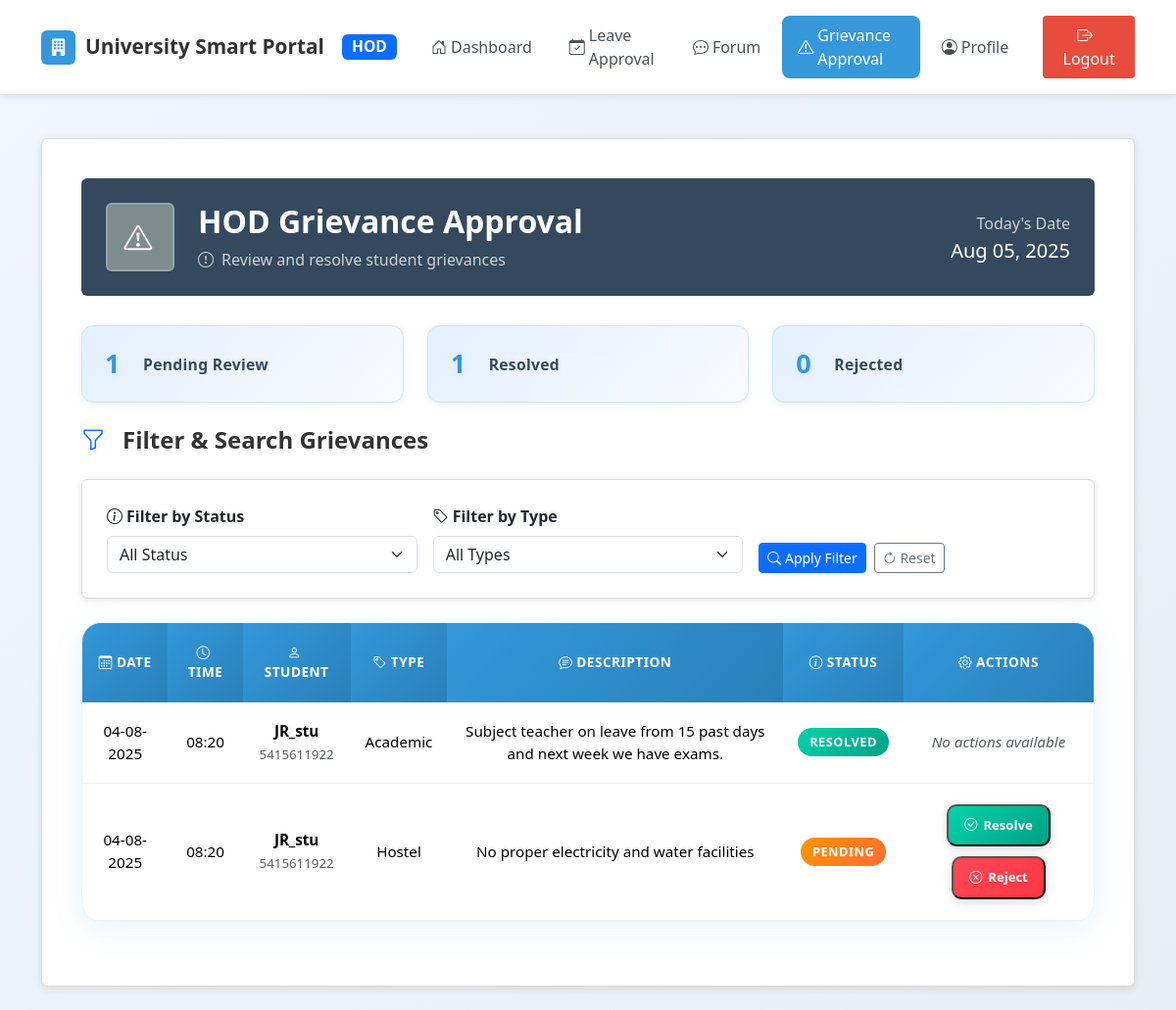
Page /hod_grievance_approval.php (signed in) on the committed database.
### tables this page shows
CREATE TABLE `grievances` (
  `id` int(11) NOT NULL,
  `user_id` int(11) DEFAULT NULL,
  `type` enum('academic','hostel','admin') DEFAULT NULL,
  `description` text DEFAULT NULL,
  `status` enum('pending','resolved','rejected') DEFAULT 'pending',
  `response` text DEFAULT NULL,
  `created_at` timestamp NOT NULL DEFAULT current_timestamp()
);

CREATE TABLE `users` (
  `id` int(11) NOT NULL,
  `name` varchar(100) DEFAULT NULL,
  `email` varchar(100) DEFAULT NULL,
  `password` varchar(255) DEFAULT NULL,
  `role` enum('student','faculty','hod') DEFAULT NULL,
  `department` varchar(100) DEFAULT NULL,
  `created_at` timestamp NOT NULL DEFAULT current_timestamp()
);

CREATE TABLE `student_profiles` (
  `id` int(11) NOT NULL,
  `user_id` int(11) NOT NULL,
  `roll_number` varchar(50) DEFAULT NULL,
  `semester` varchar(20) DEFAULT NULL,
  `year` varchar(10) DEFAULT NULL,
  `phone` varchar(15) DEFAULT NULL,
  `address` text DEFAULT NULL,
  `updated_at` timestamp NOT NULL DEFAULT current_timestamp() ON UPDATE current_timestamp()
);

### hod_grievance_approval.php (the view, shortened to what this page needs)
<?php
include 'config.php';
$filter_status = isset($_GET['status']) ? $_GET['status'] : '';
$filter_type = isset($_GET['type']) ? $_GET['type'] : '';
$prev = [];
$query = "SELECT g.id, g.type, g.description, g.status, g.created_at, u.name, sp.roll_number
          FROM grievances g
          JOIN users u ON g.user_id = u.id
          LEFT JOIN student_profiles sp ON u.id = sp.user_id
          WHERE 1";
$query .= " ORDER BY g.created_at DESC";
$stmt = $conn->prepare($query);
$stmt->execute();
$stmt->store_result();
$stmt->bind_result($pid, $ptype, $pdesc, $pstatus, $pcreated, $pname, $proll);
while ($stmt->fetch()) {
    $prev[] = [
        'id' => $pid,
        'type' => $ptype,
        'description' => $pdesc,
        'status' => $pstatus,
        'created_at' => $pcreated,
        'name' => $pname,
        'roll_no' => $proll
    ];
}
?>
<!DOCTYPE html>
<html>
<head>
    <link href="https://cdn.jsdelivr.net/npm/bootstrap@5.3.3/dist/css/bootstrap.min.css" rel="stylesheet">
    <link rel="stylesheet" href="https://cdn.jsdelivr.net/npm/bootstrap-icons@1.11.3/font/bootstrap-icons.css">
</head>
<body>
    <nav class="navbar navbar-expand-lg navbar-light py-3">
        <div class="container">
            <a class="navbar-brand" href="hod_dashboard.php">
                <div class="brand-icon">
                    <i class="bi bi-building-fill"></i>
                </div>
                University Smart Portal
                <span class="badge bg-primary ms-2">HOD</span>
            </a>
            <div class="navbar-nav ms-auto me-3 d-none d-lg-flex">
                <a class="nav-link" href="hod_dashboard.php">
                    <i class="bi bi-house-door me-1"></i>Dashboard
                </a>
                <a class="nav-link" href="hod_leave_approval.php">
                    <i class="bi bi-calendar-check me-1"></i>Leave Approval
                </a>
                <a class="nav-link" href="hod_forum.php">
                    <i class="bi bi-chat-dots me-1"></i>Forum
                </a>
                <a class="nav-link active" href="hod_grievance_approval.php">
                    <i class="bi bi-exclamation-triangle me-1"></i>Grievance Approval
                </a>
                <a class="nav-link" href="hod_profile.php">
                    <i class="bi bi-person-circle me-1"></i>Profile
                </a>
            </div>
            <div class="d-flex align-items-center">
                <a href="logout.php" class="btn logout-btn">
                    <i class="bi bi-box-arrow-right me-2"></i>Logout
                </a>
            </div>
        </div>
    </nav>
    <div class="container py-4">
        <div class="approval-card main-container">
            <div class="approval-header">
                <div class="row align-items-center">
                    <div class="col-auto">
                        <div class="user-avatar">
                            <i class="bi bi-exclamation-triangle me-1"></i>
                        </div>
                    </div>
                    <div class="col">
                        <h2 class="mb-2 fw-bold">HOD Grievance Approval</h2>
                        <p class="mb-0 opacity-75">
                            <i class="bi bi-exclamation-circle me-2"></i>Review and resolve student grievances
                        </p>
                    </div>
                    <div class="col-auto d-none d-md-block">
                        <div class="text-end">
                            <p class="mb-1 opacity-75">Today's Date</p>
                            <h5 class="mb-0"><?= date('M d, Y') ?></h5>
                        </div>
                    </div>
                </div>
            </div>
        <div class="row stats-row">
            <?php
            $pending_count = $conn->query("SELECT COUNT(*) as count FROM grievances WHERE status = 'Pending'")->fetch_assoc()['count'];
            $approved_count = $conn->query("SELECT COUNT(*) as count FROM grievances WHERE status = 'Resolved'")->fetch_assoc()['count'];
            $rejected_count = $conn->query("SELECT COUNT(*) as count FROM grievances WHERE status = 'Rejected'")->fetch_assoc()['count'];
            ?>
            <div class="col-md-4">
                <div class="stat-card">
                    <div class="stat-number"><?= $pending_count ?></div>
                    <div class="stat-label">Pending Review</div>
                </div>
            </div>
            <div class="col-md-4">
                <div class="stat-card">
                    <div class="stat-number"><?= $approved_count ?></div>
                    <div class="stat-label">Resolved</div>
                </div>
            </div>
            <div class="col-md-4">
                <div class="stat-card">
                    <div class="stat-number"><?= $rejected_count ?></div>
                    <div class="stat-label">Rejected</div>
                </div>
            </div>
        </div>
            <h4 class="section-title mt-4">
                <i class="bi bi-funnel text-primary me-2"></i>Filter & Search Grievances
            </h4>
            <div class="card-glass mb-4" id="filter-section">
                <form method="GET" class="row g-3 align-items-end" id="filterForm" onsubmit="return applyFilterForm(event)">
                    <div class="col-lg-4 col-md-6">
                        <label class="form-label fw-semibold">
                            <i class="bi bi-info-circle me-1"></i>Filter by Status
                        </label>
                        <select name="status" class="form-select" id="statusSelect">
                            <option value="all" <?= $filter_status === '' || $filter_status === 'all' ? 'selected' : '' ?>>All Status</option>
                        </select>
                    </div>
                    <div class="col-lg-4 col-md-6">
                        <label class="form-label fw-semibold">
                            <i class="bi bi-tag me-1"></i>Filter by Type
                        </label>
                        <select name="type" class="form-select" id="typeSelect">
                            <option value="all" <?= $filter_type === '' || $filter_type === 'all' ? 'selected' : '' ?>>All Types</option>
                        </select>
                    </div>
                    <div class="col-lg-4 col-md-12">
                        <div class="d-flex gap-2 justify-content-md-start justify-content-center">
                            <button type="submit" class="btn btn-primary btn-sm">
                                <i class="bi bi-search"></i> Apply Filter
                            </button>
                            <button type="button" onclick="resetFilter()" class="btn btn-outline-secondary btn-sm">
                                <i class="bi bi-arrow-clockwise"></i> Reset
                            </button>
                        </div>
                    </div>
                </form>
            </div>
            <div class="card-glass table-container" id="results-section">
                <div class="table-responsive">
                    <table class="table align-middle shadow-sm">
                        <thead>
                            <tr>
                                <th><i class="bi bi-calendar3 me-1"></i>Date</th>
                                <th><i class="bi bi-clock me-1"></i>Time</th>
                                <th><i class="bi bi-person me-1"></i>Student</th>
                                <th><i class="bi bi-tag me-1"></i>Type</th>
                                <th><i class="bi bi-chat-text me-1"></i>Description</th>
                                <th><i class="bi bi-info-circle me-1"></i>Status</th>
                                <th><i class="bi bi-gear me-1"></i>Actions</th>
                            </tr>
                        </thead>
                        <tbody>
                        <?php if (count($prev) == 0): ?>
                            <tr>
                                <td colspan="7" class="text-center text-muted py-5">
                                    <i class="bi bi-inbox display-4 d-block mb-3 opacity-50"></i>
                                    <h5 class="mb-2">No grievances found</h5>
                                    <p class="mb-0">No grievances to review at this time.</p>
                                </td>
                            </tr>
                        <?php else: foreach ($prev as $row): ?>
                            <tr id="row-<?= $row['id'] ?>">
                                <td><?= htmlspecialchars(date("d-m-Y", strtotime($row['created_at']))) ?></td>
                                <td><?= htmlspecialchars(date("H:i", strtotime($row['created_at']))) ?></td>
                                <td>
                                    <strong><?= htmlspecialchars($row['name']) ?></strong>
                                    <?php if ($row['roll_no']): ?>
                                        <br><span class="text-muted small"><?= htmlspecialchars($row['roll_no']) ?></span>
                                    <?php endif; ?>
                                </td>
                                <td><?= htmlspecialchars(ucfirst($row['type'])) ?></td>
                                <td><?= htmlspecialchars($row['description']) ?></td>
                                <td>
                                    <?php
                                    if ($row['status'] == 'pending') echo '<span class="badge bg-warning">Pending</span>';
                                    elseif ($row['status'] == 'resolved') echo '<span class="badge bg-success">Resolved</span>';
                                    elseif ($row['status'] == 'rejected') echo '<span class="badge bg-danger">Rejected</span>';
                                    else echo '<span class="badge bg-secondary">' . htmlspecialchars($row['status']) . '</span>';
                                    ?>
                                </td>
                                <td>
                                    <div class="d-flex flex-wrap justify-content-center gap-1">
                                        <?php if ($row['status'] == 'pending'): ?>
                                            <form method="post" style="display:inline;">
                                                <button type="submit" class="action-btn btn-approve" onclick="return confirm('Mark as resolved?')">
                                                    <i class="bi bi-check-circle"></i>Resolve
                                                </button>
                                            </form>
                                            <form method="post" style="display:inline;">
                                                <button type="submit" class="action-btn btn-reject" onclick="return confirm('Reject this grievance?')">
                                                    <i class="bi bi-x-circle"></i>Reject
                                                </button>
                                            </form>
                                        <?php else: ?>
                                            <span class="text-muted fst-italic">No actions available</span>
                                        <?php endif; ?>
                                    </div>
                                </td>
                            </tr>
                        <?php endforeach; endif; ?>
                        </tbody>
                    </table>
                </div>
            </div>
        </div>
    </div>
</body>

### rows in the picture
grievances: created_at "04-08-2025", created_at "08:20", user.name "JR_stu", student_profiles.roll_number "5415611922", type "Academic", description "Subject teacher on leave from 15 past days and next week we have exams.", status "RESOLVED"
grievances: created_at "04-08-2025", created_at "08:20", user.name "JR_stu", student_profiles.roll_number "5415611922", type "Hostel", description "No proper electricity and water facilities", status "PENDING"

### other values in the picture
$pending_count "1"
$approved_count "1"
$rejected_count "0"
